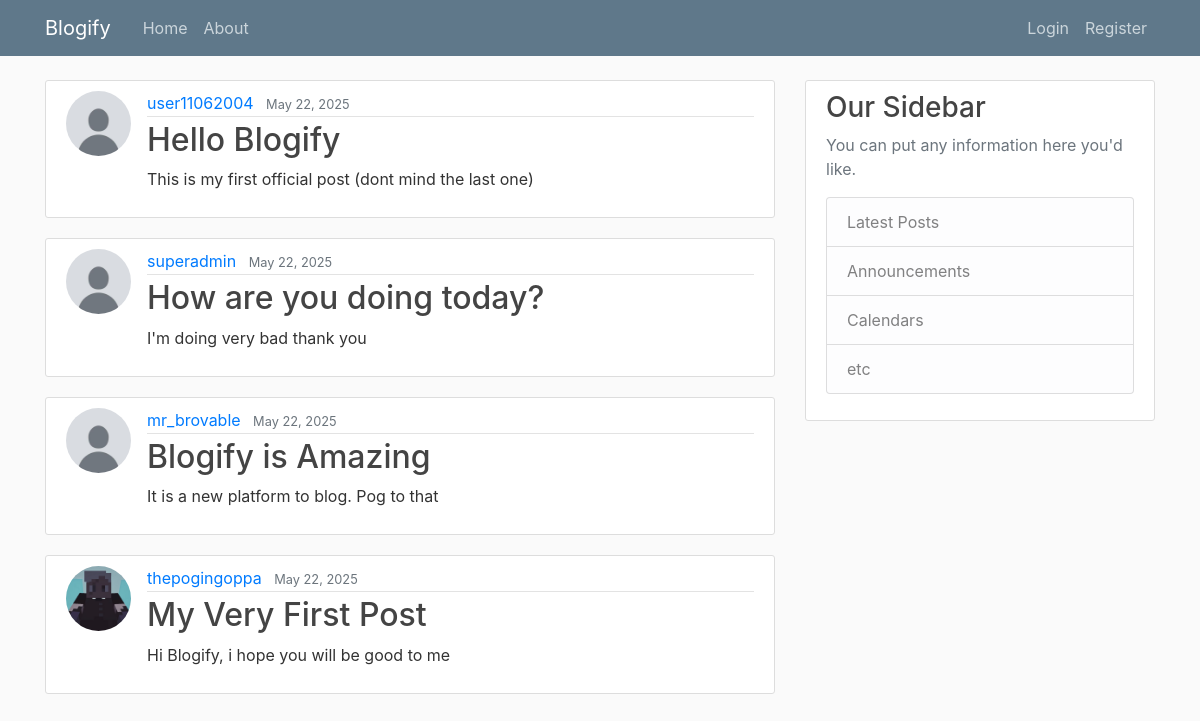
/, run on an earlier commit of the app's database.
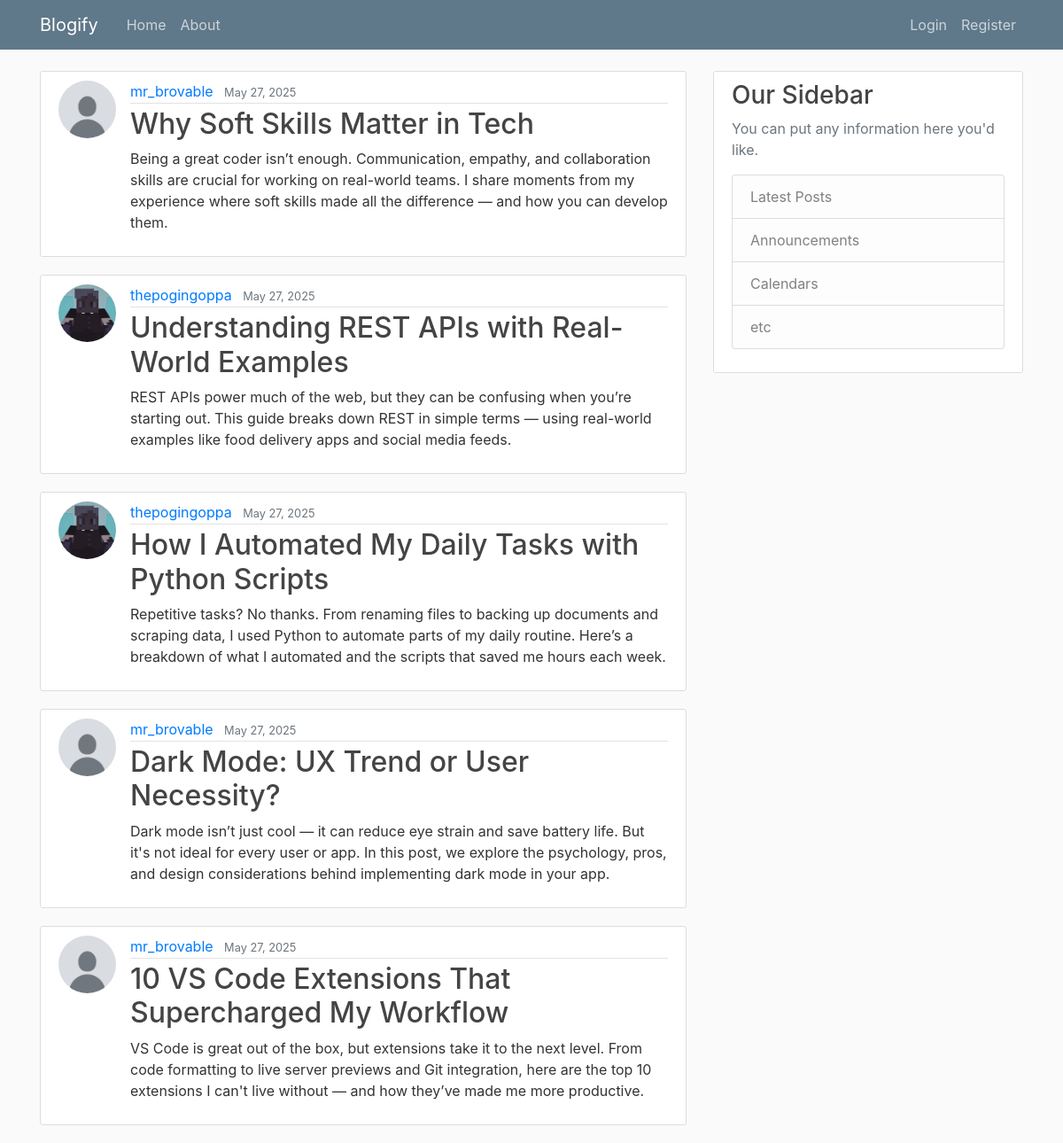
And on a later commit of the database.
### blog/models.py (models this page shows, shortened)
class Post(models.Model):
    title = models.CharField(max_length=100)
    content = models.TextField()
    date_posted = models.DateTimeField(default=timezone.now)
    author = models.ForeignKey(User, on_delete=models.CASCADE)

### users/models.py (models this page shows, shortened)
class Profile(models.Model):
    user = models.OneToOneField(User, on_delete=models.CASCADE)
    image = models.ImageField(default='default.jpg', upload_to='profile_pics')

### blog/views.py (the view)
# urls.py: path('', PostListView.as_view(), name='blog-home'),
class PostListView(ListView):
    model = Post
    template_name = 'blog/home.html'
    context_object_name = 'posts'
    ordering = ['-date_posted']
    paginate_by = 5

### blog/templates/blog/home.html
{% extends 'blog/base.html' %}
{% block content %}
    {% for post in posts %}
        <article class="media content-section">
            <img class="rounded-circle article-img" src="{{ post.author.profile.image.url }}" alt="">
            <div class="media-body">
            <div class="article-metadata">
                <a class="mr-2" href="#">{{ post.author }}</a>
                <small class="text-muted">{{ post.date_posted | date:"F d, Y" }}</small>
            </div>
            <h2><a class="article-title" href="{% url 'post-detail' post.id%}">{{ post.title }}</a></h2>
            <p class="article-content">{{ post.content }}</p>
            </div>
        </article>
    {% endfor %}
{% endblock content %}

What changed in the data, as far as the page shows it:
no longer on this page (row unchanged): Post: author.profile.image (placeholder picture), author "user11062004", date_posted "May 22, 2025", title "Hello Blogify", content "This is my first official post (dont mind the last one)"
no longer on this page (row unchanged): Post: author.profile.image (placeholder picture), author "superadmin", date_posted "May 22, 2025", title "How are you doing today?", content "I'm doing very bad thank you"
no longer on this page (row unchanged): Post: author.profile.image (placeholder picture), author "mr_brovable", date_posted "May 22, 2025", title "Blogify is Amazing", content "It is a new platform to blog. Pog to that"
no longer on this page (row unchanged): Post: author.profile.image (picture), author "thepogingoppa", date_posted "May 22, 2025", title "My Very First Post", content "Hi Blogify, i hope you will be good to me"
added Post: author.profile.image (placeholder picture), author "mr_brovable", date_posted "May 27, 2025", title "Why Soft Skills Matter in Tech", content "Being a great coder isn’t enough. Communication, empathy, and collaboration skills are crucial for working on real-world teams. I share moments from my experience where soft skills made all the difference — and how you can develop them."
added Post: author.profile.image (picture), author "thepogingoppa", date_posted "May 27, 2025", title "Understanding REST APIs with Real-World Examples", content "REST APIs power much of the web, but they can be confusing when you’re starting out. This guide breaks down REST in simple terms — using real-world examples like food delivery apps and social media feeds."
added Post: author.profile.image (picture), author "thepogingoppa", date_posted "May 27, 2025", title "How I Automated My Daily Tasks with Python Scripts", content "Repetitive tasks? No thanks. From renaming files to backing up documents and scraping data, I used Python to automate parts of my daily routine. Here’s a breakdown of what I automated and the scripts that saved me hours each week."
added Post: author.profile.image (placeholder picture), author "mr_brovable", date_posted "May 27, 2025", title "Dark Mode: UX Trend or User Necessity?", content "Dark mode isn’t just cool — it can reduce eye strain and save battery life. But it's not ideal for every user or app. In this post, we explore the psychology, pros, and design considerations behind implementing dark mode in your app."
added Post: author.profile.image (placeholder picture), author "mr_brovable", date_posted "May 27, 2025", title "10 VS Code Extensions That Supercharged My Workflow", content "VS Code is great out of the box, but extensions take it to the next level. From code formatting to live server previews and Git integration, here are the top 10 extensions I can't live without — and how they’ve made me more productive."
